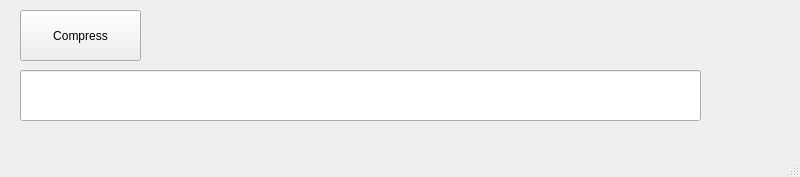
<?xml version="1.0" encoding="UTF-8"?>
<ui version="4.0">
 <class>MainWindow</class>
 <widget class="QMainWindow" name="MainWindow">
  <property name="geometry">
   <rect>
    <x>0</x>
    <y>0</y>
    <width>800</width>
    <height>177</height>
   </rect>
  </property>
  <property name="windowTitle">
   <string>MainWindow</string>
  </property>
  <widget class="QWidget" name="centralwidget">
   <widget class="QPushButton" name="pushButton">
    <property name="geometry">
     <rect>
      <x>20</x>
      <y>10</y>
      <width>121</width>
      <height>51</height>
     </rect>
    </property>
    <property name="text">
     <string>Compress</string>
    </property>
   </widget>
   <widget class="QLineEdit" name="lineEdit">
    <property name="geometry">
     <rect>
      <x>20</x>
      <y>70</y>
      <width>681</width>
      <height>51</height>
     </rect>
    </property>
   </widget>
  </widget>
  <widget class="QMenuBar" name="menubar">
   <property name="geometry">
    <rect>
     <x>0</x>
     <y>0</y>
     <width>800</width>
     <height>22</height>
    </rect>
   </property>
  </widget>
  <widget class="QStatusBar" name="statusbar"/>
 </widget>
 <resources/>
 <connections/>
</ui>
